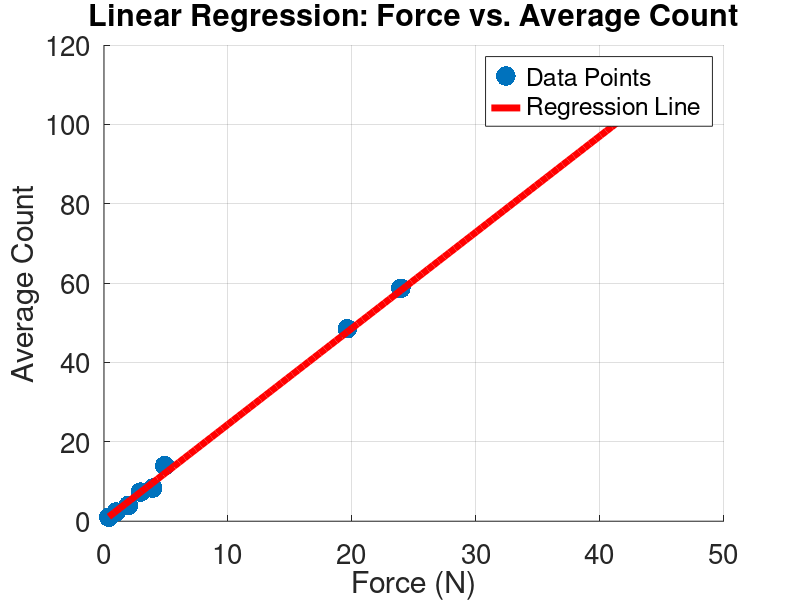
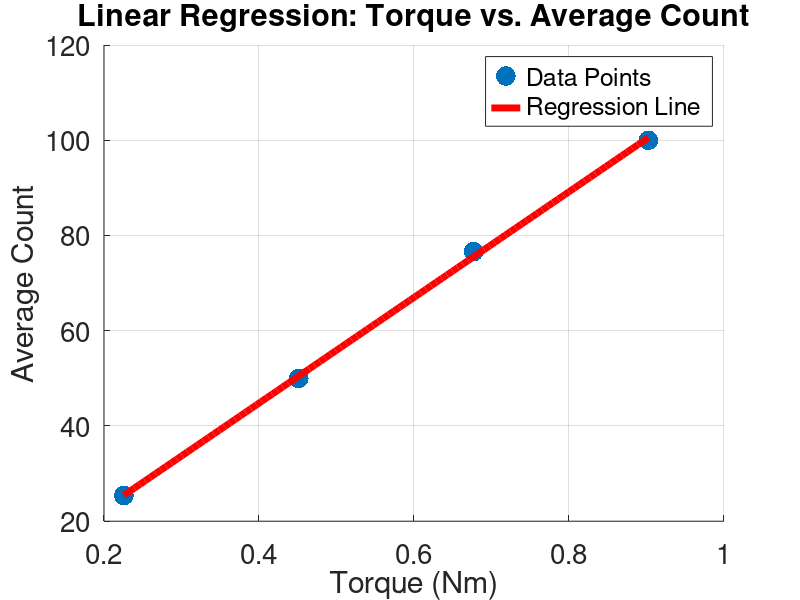

The MATLAB source for these figures, in order:
% Clear workspace
clc; clear; close all;

%% Linear Regression for Mini45 Force Test

% Define the data
force = [0.04, 0.100, 0.200, 0.300, 0.400, 0.500, 2, 2.44, 2+2.44]*9.81;  % Force in N
counts = [1, 2.333, 4, 7.333, 8.333, 14, 48.5, 58.667, 105];  % Average counts

% Perform linear regression (degree 1 polynomial)
p = polyfit(force, counts, 1);

% Display the results
slope = p(1);  % The slope of the regression line
intercept = p(2);  % The intercept of the regression line

% Display the regression line parameters
disp(['Slope: ', num2str(slope)]);
disp(['Intercept: ', num2str(intercept)]);

% Create a scatter plot of the data
scatter(force, counts,200,'filled');
figure(1);
hold on;

% Define a range of x values (weights) for plotting the regression line
x_values = linspace(min(force), max(force), 100);  % Create a vector of x values

% Calculate the corresponding y values (counts) using polyval
y_values = polyval(p, x_values);  % Evaluate the linear regression at the x values

% Plot the regression line
plot(x_values, y_values, 'r-', 'LineWidth', 5);
xlabel('Force (N)');
ylabel('Average Count');
title('Linear Regression: Force vs. Average Count','FontSize',20);
legend('Data Points', 'Regression Line','FontSize',20);
set(gca,'FontSize',20);
grid on;
hold off;

%% Linear Regression for Mini45 Torque Test

% Define the data
torque = ([0.100, 0.200, 0.300, 0.400]*9.81)*0.23;  % Torque in Nm
counts = [25.4, 50, 76.6, 100];  % Average counts

% Perform linear regression (degree 1 polynomial)
p = polyfit(torque, counts, 1);

% Display the results
slope = p(1);  % The slope of the regression line
intercept = p(2);  % The intercept of the regression line

% Display the regression line parameters
disp(['Slope: ', num2str(slope)]);
disp(['Intercept: ', num2str(intercept)]);

% Create a scatter plot of the data
figure(2);
scatter(torque, counts,200,'filled');
hold on;

% Define a range of x values (torque) for plotting the regression line
x_values = linspace(min(torque), max(torque), 100);  % Create a vector of x values

% Calculate the corresponding y values (counts) using polyval
y_values = polyval(p, x_values);  % Evaluate the linear regression at the x values

% Plot the regression line
plot(x_values, y_values, 'r-', 'LineWidth', 5);
xlabel('Torque (Nm)');
ylabel('Average Count');
title('Linear Regression: Torque vs. Average Count','FontSize',20);
legend('Data Points', 'Regression Line','FontSize',20);
set(gca,'FontSize',20);
grid on;
hold off;